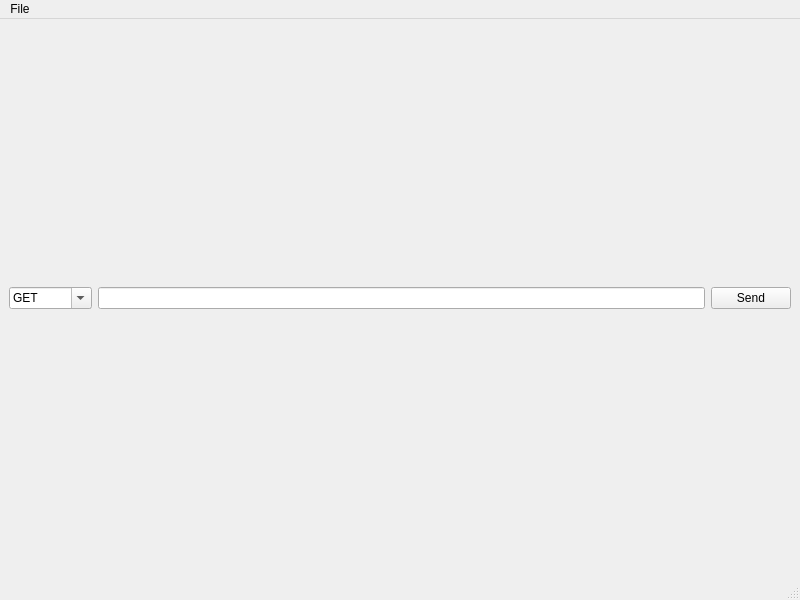
<?xml version="1.0" encoding="UTF-8"?>
<ui version="4.0">
 <class>MainWindow</class>
 <widget class="QMainWindow" name="MainWindow">
  <property name="geometry">
   <rect>
    <x>0</x>
    <y>0</y>
    <width>800</width>
    <height>600</height>
   </rect>
  </property>
  <property name="windowTitle">
   <string>MainWindow</string>
  </property>
  <widget class="QWidget" name="centralwidget">
   <layout class="QVBoxLayout" name="verticalLayout_2">
    <item>
     <layout class="QHBoxLayout" name="horizontalLayout">
      <item>
       <widget class="QComboBox" name="method">
        <property name="editable">
         <bool>true</bool>
        </property>
        <item>
         <property name="text">
          <string>GET</string>
         </property>
        </item>
        <item>
         <property name="text">
          <string>POST</string>
         </property>
        </item>
        <item>
         <property name="text">
          <string>PUT</string>
         </property>
        </item>
        <item>
         <property name="text">
          <string>PATCH</string>
         </property>
        </item>
        <item>
         <property name="text">
          <string>DELETE</string>
         </property>
        </item>
        <item>
         <property name="text">
          <string>OPTIONS</string>
         </property>
        </item>
       </widget>
      </item>
      <item>
       <widget class="QLineEdit" name="uri"/>
      </item>
      <item>
       <widget class="QPushButton" name="send">
        <property name="text">
         <string>Send</string>
        </property>
       </widget>
      </item>
     </layout>
    </item>
    <item>
     <layout class="QHBoxLayout" name="horizontalLayout_2">
      <item>
       <layout class="QVBoxLayout" name="verticalLayout">
        <item>
         <layout class="QGridLayout" name="headers">
          <property name="sizeConstraint">
           <enum>QLayout::SetMinimumSize</enum>
          </property>
         </layout>
        </item>
        <item>
         <layout class="QGridLayout" name="body">
          <property name="sizeConstraint">
           <enum>QLayout::SetMinimumSize</enum>
          </property>
         </layout>
        </item>
       </layout>
      </item>
      <item>
       <layout class="QGridLayout" name="response" columnminimumwidth="0">
        <property name="sizeConstraint">
         <enum>QLayout::SetMinimumSize</enum>
        </property>
       </layout>
      </item>
     </layout>
    </item>
   </layout>
  </widget>
  <widget class="QMenuBar" name="menubar">
   <property name="geometry">
    <rect>
     <x>0</x>
     <y>0</y>
     <width>800</width>
     <height>22</height>
    </rect>
   </property>
   <widget class="QMenu" name="menuFile">
    <property name="title">
     <string>File</string>
    </property>
   </widget>
   <addaction name="menuFile"/>
  </widget>
  <widget class="QStatusBar" name="statusbar"/>
 </widget>
 <resources/>
 <connections/>
</ui>
